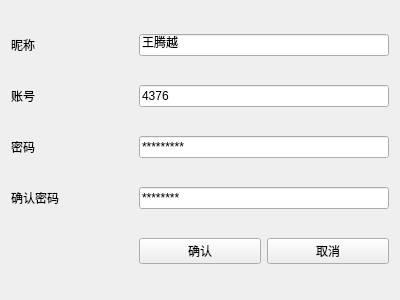
<?xml version="1.0" encoding="UTF-8"?>
<ui version="4.0">
 <class>Widget</class>
 <widget class="QWidget" name="Widget">
  <property name="geometry">
   <rect>
    <x>0</x>
    <y>0</y>
    <width>400</width>
    <height>300</height>
   </rect>
  </property>
  <property name="windowTitle">
   <string>Widget_QGridLayout</string>
  </property>
  <layout class="QGridLayout" name="gridLayout">
   <item row="0" column="0">
    <widget class="QLabel" name="label">
     <property name="text">
      <string>昵称</string>
     </property>
    </widget>
   </item>
   <item row="0" column="1" colspan="2">
    <widget class="QLineEdit" name="lineEdit">
     <property name="text">
      <string>王腾越</string>
     </property>
    </widget>
   </item>
   <item row="1" column="0">
    <widget class="QLabel" name="label_2">
     <property name="text">
      <string>账号</string>
     </property>
    </widget>
   </item>
   <item row="1" column="1" colspan="2">
    <widget class="QLineEdit" name="lineEdit_2">
     <property name="text">
      <string>4376</string>
     </property>
    </widget>
   </item>
   <item row="2" column="0">
    <widget class="QLabel" name="label_3">
     <property name="text">
      <string>密码</string>
     </property>
    </widget>
   </item>
   <item row="2" column="1" colspan="2">
    <widget class="QLineEdit" name="lineEdit_3">
     <property name="text">
      <string>*********</string>
     </property>
    </widget>
   </item>
   <item row="3" column="0">
    <widget class="QLabel" name="label_4">
     <property name="text">
      <string>确认密码</string>
     </property>
    </widget>
   </item>
   <item row="3" column="1" colspan="2">
    <widget class="QLineEdit" name="lineEdit_4">
     <property name="text">
      <string>********</string>
     </property>
    </widget>
   </item>
   <item row="4" column="1">
    <widget class="QPushButton" name="pushButton">
     <property name="text">
      <string>确认</string>
     </property>
    </widget>
   </item>
   <item row="4" column="2">
    <widget class="QPushButton" name="pushButton_2">
     <property name="text">
      <string>取消</string>
     </property>
    </widget>
   </item>
  </layout>
 </widget>
 <layoutdefault spacing="6" margin="11"/>
 <resources/>
 <connections/>
</ui>
